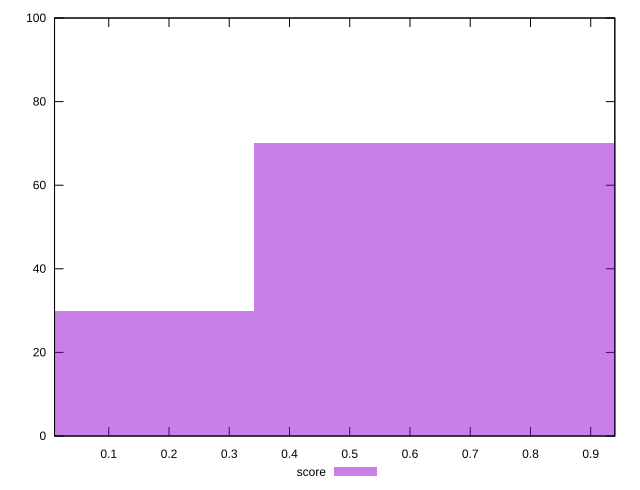

The gnuplot source for this figure:
reset

$score <<EOF
0 30
0.6836306915679088 70
EOF

set key outside below
set boxwidth 0.6836306915679088
set xrange [0.01:0.94]
set yrange [0:100]
set trange [0:100]
set style fill transparent solid 0.5 noborder
set terminal svg size 640, 490 enhanced background rgb 'white'
set output "report_00013_2021-02-09T12-04-24.940Z/max-potential-fid/samples/pages+cached+noadtech/score/histogram.svg"

plot $score title "score" with boxes

reset
